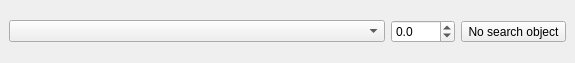
<?xml version="1.0" encoding="UTF-8"?>
<ui version="4.0">
 <class>ImpactAnalysis2DockWidgetBase</class>
 <widget class="QDockWidget" name="ImpactAnalysis2DockWidgetBase">
  <property name="windowModality">
   <enum>Qt::NonModal</enum>
  </property>
  <property name="geometry">
   <rect>
    <x>0</x>
    <y>0</y>
    <width>575</width>
    <height>63</height>
   </rect>
  </property>
  <property name="minimumSize">
   <size>
    <width>575</width>
    <height>63</height>
   </size>
  </property>
  <property name="floating">
   <bool>true</bool>
  </property>
  <property name="allowedAreas">
   <set>Qt::AllDockWidgetAreas</set>
  </property>
  <property name="windowTitle">
   <string>Impact Analysis</string>
  </property>
  <widget class="QWidget" name="dockWidgetContents">
   <layout class="QHBoxLayout" name="horizontalLayout">
    <item>
     <widget class="QComboBox" name="cbProfiles">
      <property name="sizePolicy">
       <sizepolicy hsizetype="MinimumExpanding" vsizetype="Fixed">
        <horstretch>100</horstretch>
        <verstretch>0</verstretch>
       </sizepolicy>
      </property>
      <property name="minimumSize">
       <size>
        <width>70</width>
        <height>0</height>
       </size>
      </property>
      <property name="toolTip">
       <string>Choose search profile</string>
      </property>
     </widget>
    </item>
    <item>
     <widget class="QDoubleSpinBox" name="dsbBuffer">
      <property name="toolTip">
       <string>Select buffer radius for search object</string>
      </property>
      <property name="decimals">
       <number>1</number>
      </property>
      <property name="minimum">
       <double>-100.000000000000000</double>
      </property>
      <property name="maximum">
       <double>1000.000000000000000</double>
      </property>
      <property name="singleStep">
       <double>0.100000000000000</double>
      </property>
     </widget>
    </item>
    <item>
     <widget class="QToolButton" name="pbSearchobj">
      <property name="text">
       <string>No search object</string>
      </property>
     </widget>
    </item>
   </layout>
  </widget>
 </widget>
 <tabstops>
  <tabstop>cbProfiles</tabstop>
  <tabstop>dsbBuffer</tabstop>
  <tabstop>pbSearchobj</tabstop>
 </tabstops>
 <resources/>
 <connections/>
</ui>
